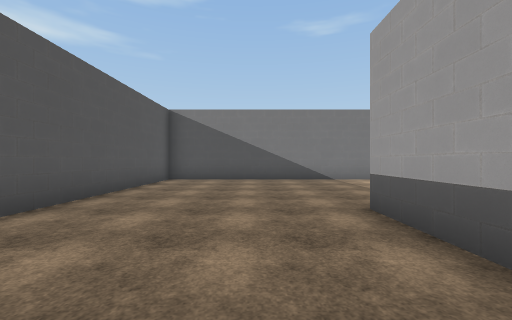
[1] (above)

24 first-person views from a walk through a scene from a Unity 3-D project. The camera is 1.4 m above the floor, looks level and sees 90° across. The floor is counted in squares, 2 m on a side. Each view is taken from the middle of a square. On the plan, view 1 faces up. The plan holds only what a view shows up to about 9 squares ahead; the rest is blank. The place goes on beyond the plan. The player character is not drawn. Some surface patterns are stand-ins.

[2]
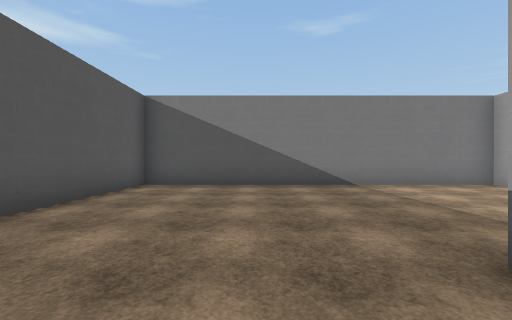

[3]
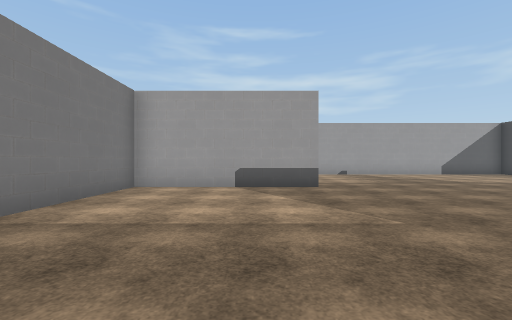

[4]
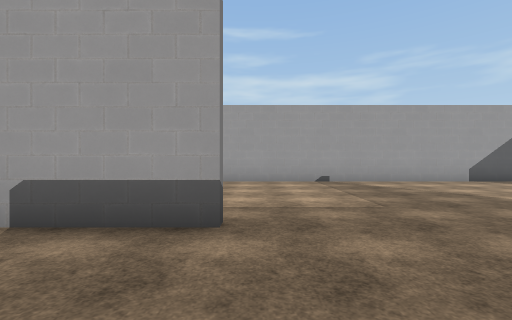

[5]
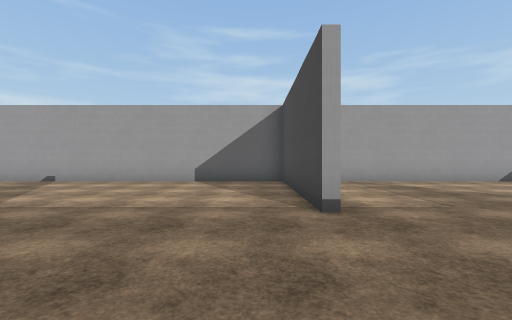

[6]
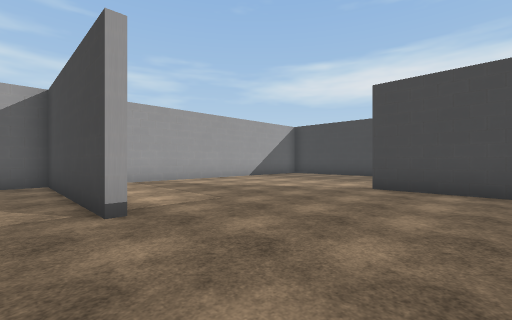

[7]
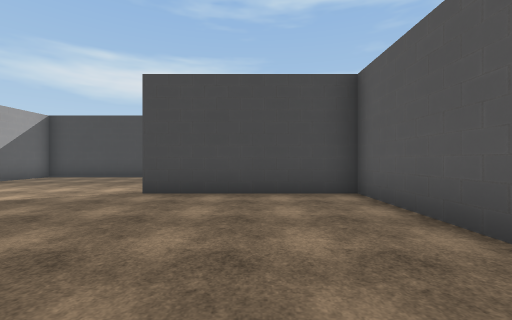

[8]
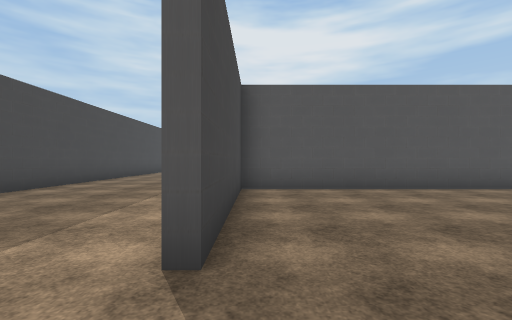

[9]
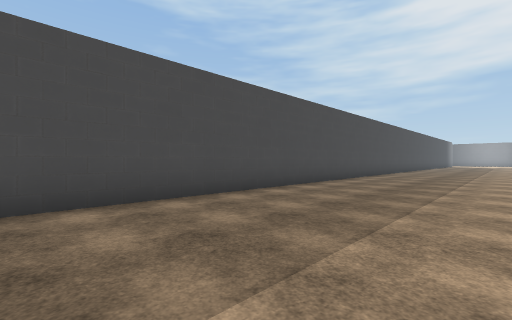

[10]
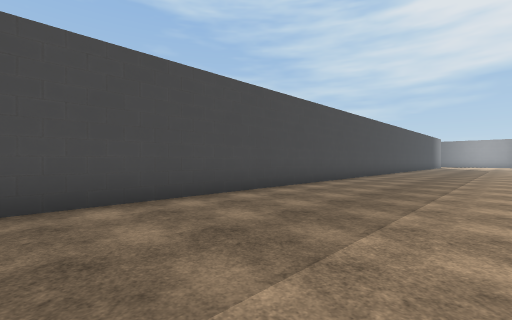

[11]
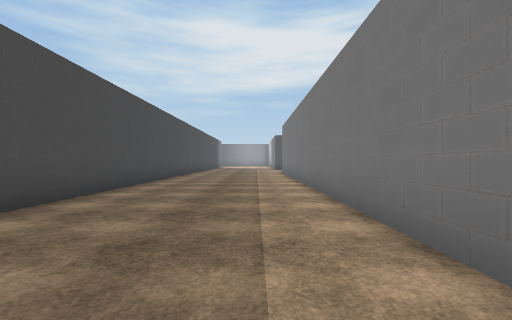

[12]
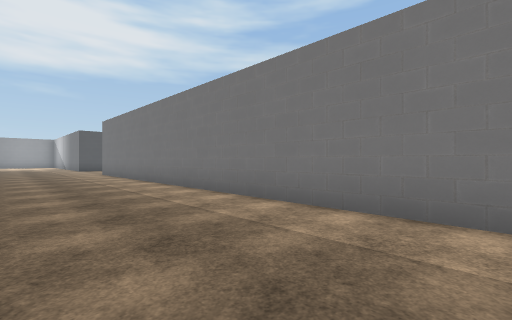

[13]
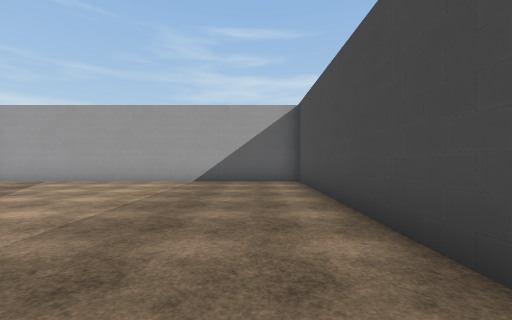

[14]
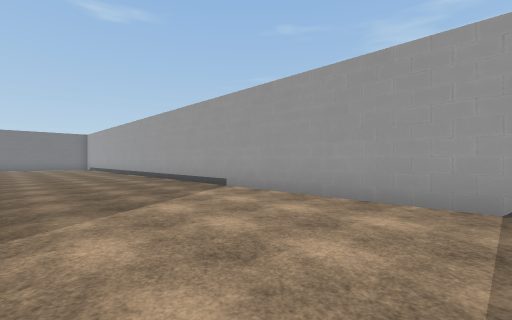

[15]
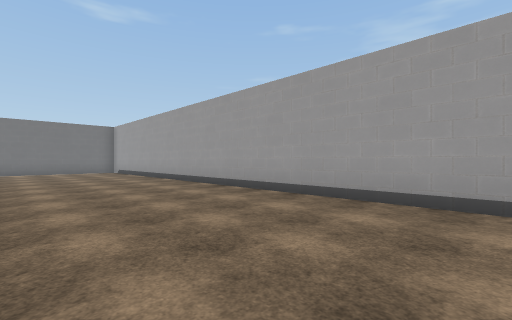

[16]
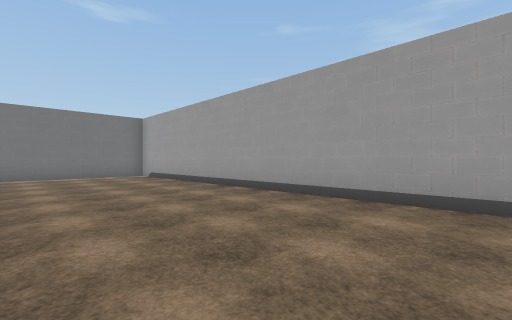

[17]
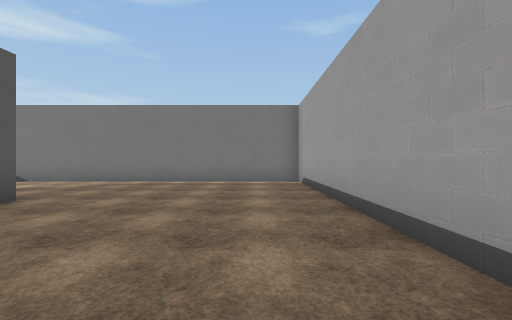

[18]
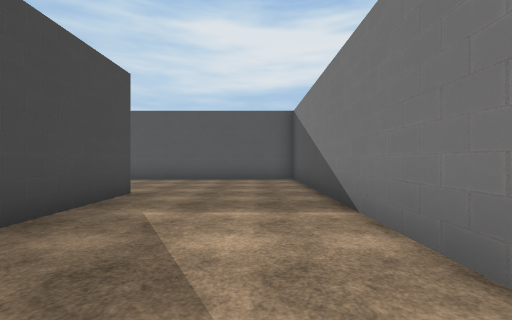

[19]
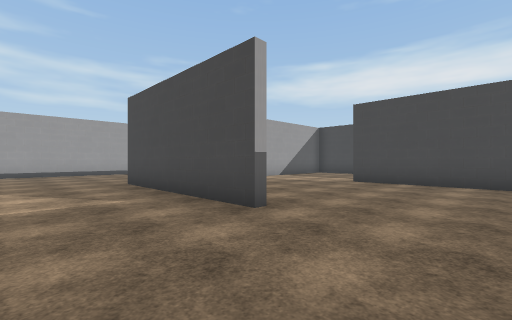

[20]
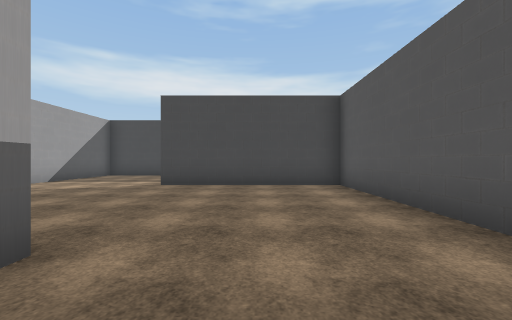

[21]
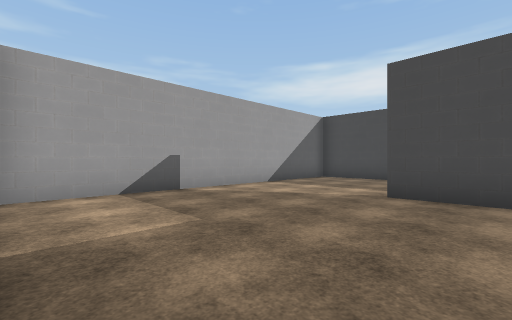

[22]
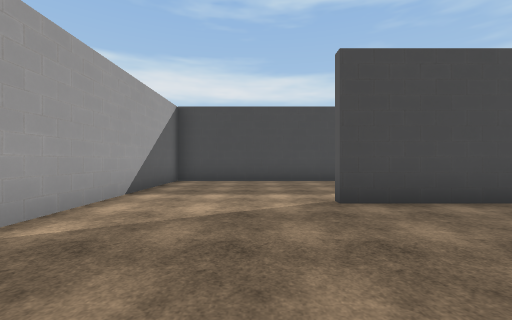

[23]
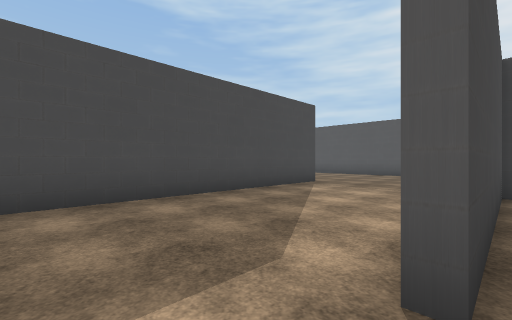

[24]
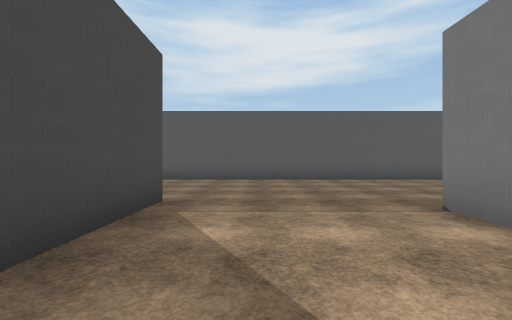

### Floor plan
Points are (right, up) in squares from view 1. A wall is a line through its corners. A room is listed if a view was taken in it or the views show most of it. See-through windows are left out.
Room 1 (views 1, 2, 3, 4, 5, 6, 7, 8, 9, 10, 11, 12, 13, 14, 15, 16, 17, 18, 19, 20, 21, 22, 23, 24)
walls: (1.6, 1.6) (1.6, 3.8); (6.6, 4.4) (6.6, 9.1) (-3.1, 9.1) (-3.1, 3.1); (1.9, -4.9) (1.9, -11.4) (6.4, -11.4); (-3.4, 9.4) (6.6, 9.4) (6.6, 19); (7.4, -5.9) (12.4, -5.9) (12.4, 23.4) (-2, 23.4); (-1.6, 13.6) (-2.6, 13.6); (0, -11.6) (-9.4, -11.6); (1.6, 19.4) (6.9, 19.4); (-2.4, 18.8) (-2.4, 13.9) (2.8, 13.9); (-9, -16.4) (12.4, -16.4) (12.4, -6.5)

Where each view was taken, in squares from view 1:
view 1: 0 up, 0 right, facing up
view 2: 2 up, 0 right, facing up
view 3: 6 up, 0 right, facing right
view 4: 4 up, 4 right, facing right
view 5: 5 down, 4 right, facing right
view 6: 5 down, 4 right, facing down-right
view 7: 6 down, 4 right, facing down
view 8: 11 down, 8 right, facing left
view 9: 12 down, 8 right, facing down-left
view 10: 12 down, 2 right, facing down-left
view 11: 13 down, 0 right, facing left
view 12: 15 down, 0 right, facing up-left
view 13: 15 down, 4 right, facing right
view 14: 2 up, 8 right, facing up-right
view 15: 8 up, 8 right, facing up-right
view 16: 12 up, 8 right, facing up-right
view 17: 15 up, 11 right, facing up
view 18: 22 up, 7 right, facing left
view 19: 22 up, 1 left, facing down-right
view 20: 21 up, 0 right, facing down
view 21: 19 up, 1 right, facing down-right
view 22: 18 up, 4 right, facing down
view 23: 14 up, 4 right, facing down-left
view 24: 11 up, 1 right, facing left
